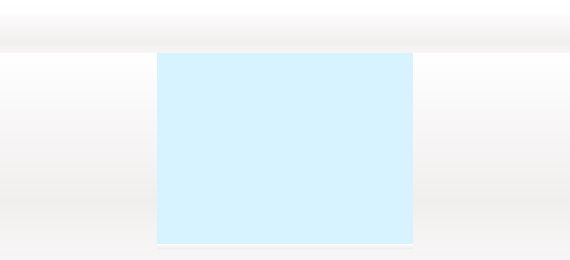
<?xml version="1.0" encoding="UTF-8"?>
<ui version="4.0">
 <class>SimulatedUIWidgetTango</class>
 <widget class="QWidget" name="SimulatedUIWidgetTango">
  <property name="geometry">
   <rect>
    <x>0</x>
    <y>0</y>
    <width>570</width>
    <height>260</height>
   </rect>
  </property>
  <property name="sizePolicy">
   <sizepolicy hsizetype="Fixed" vsizetype="Fixed">
    <horstretch>0</horstretch>
    <verstretch>0</verstretch>
   </sizepolicy>
  </property>
  <property name="minimumSize">
   <size>
    <width>570</width>
    <height>260</height>
   </size>
  </property>
  <property name="maximumSize">
   <size>
    <width>570</width>
    <height>260</height>
   </size>
  </property>
  <property name="windowTitle">
   <string notr="true">TBS TANGO II Simulator</string>
  </property>
  <property name="styleSheet">
   <string notr="true">background-color: qlineargradient(spread:reflect, x1:0, y1:0, x2:0, y2:1, stop:0 rgba(255, 255, 255, 255), stop:0.757062 rgba(241, 238, 238, 255), stop:1 rgba(247, 245, 245, 255));</string>
  </property>
  <widget class="ButtonsWidget" name="leftbuttons" native="true">
   <property name="geometry">
    <rect>
     <x>0</x>
     <y>50</y>
     <width>157</width>
     <height>200</height>
    </rect>
   </property>
   <property name="sizePolicy">
    <sizepolicy hsizetype="Fixed" vsizetype="Fixed">
     <horstretch>0</horstretch>
     <verstretch>0</verstretch>
    </sizepolicy>
   </property>
   <property name="minimumSize">
    <size>
     <width>157</width>
     <height>200</height>
    </size>
   </property>
   <property name="maximumSize">
    <size>
     <width>157</width>
     <height>200</height>
    </size>
   </property>
   <property name="styleSheet">
    <string notr="true">background:url(:/images/simulator/TANGO/left.png);</string>
   </property>
  </widget>
  <widget class="LcdWidget" name="lcd" native="true">
   <property name="geometry">
    <rect>
     <x>157</x>
     <y>52</y>
     <width>256</width>
     <height>196</height>
    </rect>
   </property>
   <property name="sizePolicy">
    <sizepolicy hsizetype="Fixed" vsizetype="Fixed">
     <horstretch>0</horstretch>
     <verstretch>0</verstretch>
    </sizepolicy>
   </property>
   <property name="minimumSize">
    <size>
     <width>256</width>
     <height>196</height>
    </size>
   </property>
   <property name="maximumSize">
    <size>
     <width>424</width>
     <height>196</height>
    </size>
   </property>
   <property name="styleSheet">
    <string notr="true">background-color: rgb(215, 243, 255);</string>
   </property>
  </widget>
  <widget class="ButtonsWidget" name="rightbuttons" native="true">
   <property name="geometry">
    <rect>
     <x>413</x>
     <y>50</y>
     <width>157</width>
     <height>200</height>
    </rect>
   </property>
   <property name="sizePolicy">
    <sizepolicy hsizetype="Fixed" vsizetype="Fixed">
     <horstretch>0</horstretch>
     <verstretch>0</verstretch>
    </sizepolicy>
   </property>
   <property name="minimumSize">
    <size>
     <width>157</width>
     <height>200</height>
    </size>
   </property>
   <property name="maximumSize">
    <size>
     <width>157</width>
     <height>200</height>
    </size>
   </property>
   <property name="styleSheet">
    <string notr="true">background:url(:/images/simulator/TANGO/right.png)</string>
   </property>
  </widget>
  <widget class="QWidget" name="top" native="true">
   <property name="enabled">
    <bool>true</bool>
   </property>
   <property name="geometry">
    <rect>
     <x>0</x>
     <y>10</y>
     <width>570</width>
     <height>43</height>
    </rect>
   </property>
   <property name="sizePolicy">
    <sizepolicy hsizetype="Fixed" vsizetype="Fixed">
     <horstretch>0</horstretch>
     <verstretch>0</verstretch>
    </sizepolicy>
   </property>
   <property name="minimumSize">
    <size>
     <width>570</width>
     <height>43</height>
    </size>
   </property>
   <property name="maximumSize">
    <size>
     <width>570</width>
     <height>43</height>
    </size>
   </property>
   <property name="styleSheet">
    <string notr="true">background:url(:/images/simulator/TANGO/top.png)</string>
   </property>
  </widget>
  <widget class="QWidget" name="bottom" native="true">
   <property name="geometry">
    <rect>
     <x>157</x>
     <y>244</y>
     <width>256</width>
     <height>6</height>
    </rect>
   </property>
   <property name="sizePolicy">
    <sizepolicy hsizetype="Fixed" vsizetype="Fixed">
     <horstretch>0</horstretch>
     <verstretch>0</verstretch>
    </sizepolicy>
   </property>
   <property name="minimumSize">
    <size>
     <width>256</width>
     <height>6</height>
    </size>
   </property>
   <property name="maximumSize">
    <size>
     <width>256</width>
     <height>6</height>
    </size>
   </property>
   <property name="styleSheet">
    <string notr="true">background:url(:/images/simulator/TANGO/bottom.png)</string>
   </property>
  </widget>
 </widget>
 <customwidgets>
  <customwidget>
   <class>LcdWidget</class>
   <extends>QWidget</extends>
   <header>lcdwidget.h</header>
   <container>1</container>
  </customwidget>
  <customwidget>
   <class>ButtonsWidget</class>
   <extends>QWidget</extends>
   <header>buttonswidget.h</header>
   <container>1</container>
  </customwidget>
 </customwidgets>
 <resources/>
 <connections/>
</ui>
